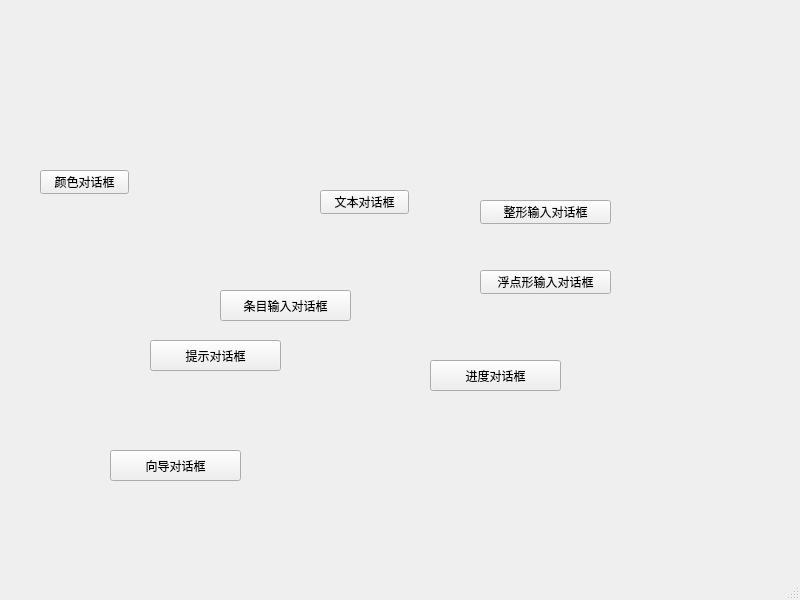
<?xml version="1.0" encoding="UTF-8"?>
<ui version="4.0">
 <class>MainWindow</class>
 <widget class="QMainWindow" name="MainWindow">
  <property name="geometry">
   <rect>
    <x>0</x>
    <y>0</y>
    <width>800</width>
    <height>600</height>
   </rect>
  </property>
  <property name="windowTitle">
   <string>MainWindow</string>
  </property>
  <widget class="QWidget" name="centralwidget">
   <widget class="QPushButton" name="ColorBtn">
    <property name="geometry">
     <rect>
      <x>40</x>
      <y>170</y>
      <width>89</width>
      <height>24</height>
     </rect>
    </property>
    <property name="text">
     <string>颜色对话框</string>
    </property>
   </widget>
   <widget class="QPushButton" name="pushButton">
    <property name="geometry">
     <rect>
      <x>320</x>
      <y>190</y>
      <width>89</width>
      <height>24</height>
     </rect>
    </property>
    <property name="text">
     <string>文本对话框</string>
    </property>
   </widget>
   <widget class="QPushButton" name="pushButton_2">
    <property name="geometry">
     <rect>
      <x>480</x>
      <y>200</y>
      <width>131</width>
      <height>24</height>
     </rect>
    </property>
    <property name="text">
     <string>整形输入对话框</string>
    </property>
   </widget>
   <widget class="QPushButton" name="pushButton_3">
    <property name="geometry">
     <rect>
      <x>480</x>
      <y>270</y>
      <width>131</width>
      <height>24</height>
     </rect>
    </property>
    <property name="text">
     <string>浮点形输入对话框</string>
    </property>
   </widget>
   <widget class="QPushButton" name="pushButton_4">
    <property name="geometry">
     <rect>
      <x>220</x>
      <y>290</y>
      <width>131</width>
      <height>31</height>
     </rect>
    </property>
    <property name="text">
     <string>条目输入对话框</string>
    </property>
   </widget>
   <widget class="QPushButton" name="pushButton_5">
    <property name="geometry">
     <rect>
      <x>150</x>
      <y>340</y>
      <width>131</width>
      <height>31</height>
     </rect>
    </property>
    <property name="text">
     <string>提示对话框</string>
    </property>
   </widget>
   <widget class="QPushButton" name="pushButton_6">
    <property name="geometry">
     <rect>
      <x>430</x>
      <y>360</y>
      <width>131</width>
      <height>31</height>
     </rect>
    </property>
    <property name="text">
     <string>进度对话框</string>
    </property>
   </widget>
   <widget class="QPushButton" name="pushButton_7">
    <property name="geometry">
     <rect>
      <x>110</x>
      <y>450</y>
      <width>131</width>
      <height>31</height>
     </rect>
    </property>
    <property name="text">
     <string>向导对话框</string>
    </property>
   </widget>
  </widget>
  <widget class="QMenuBar" name="menubar">
   <property name="geometry">
    <rect>
     <x>0</x>
     <y>0</y>
     <width>800</width>
     <height>25</height>
    </rect>
   </property>
  </widget>
  <widget class="QStatusBar" name="statusbar"/>
 </widget>
 <resources/>
 <connections/>
</ui>
